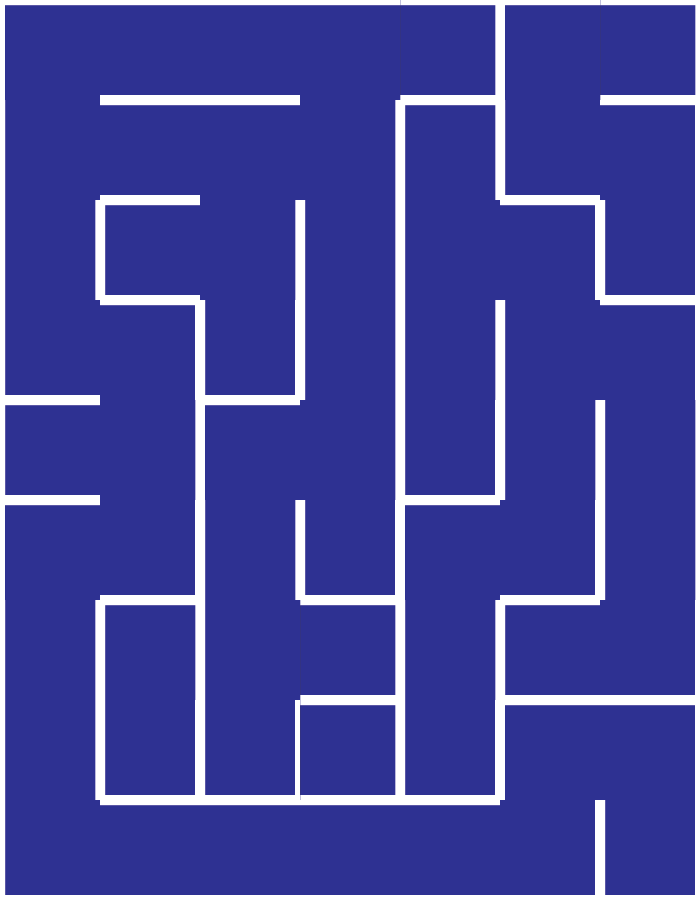

Below is a game level as drawn by its tile map, then a one-line description and the .tmx file that defines it, in full:
An orthogonal 7x9 tile map with 100x100 px tiles, 1 tile layer (Tile Layer 1).

<map version="1.10" tiledversion="1.10.0" orientation="orthogonal" renderorder="right-down" width="7" height="9" tilewidth="100" tileheight="100" infinite="0" nextlayerid="2" nextobjectid="1">
 <tileset firstgid="1" source="mazetile.tsx" />
 <layer id="1" name="Tile Layer 1" width="7" height="9">
  <data encoding="csv">
1,14,14,3,12,1,12,
5,14,3,6,11,4,2,
15,10,6,15,5,2,9,
7,2,9,15,15,5,2,
10,6,1,6,9,15,15,
1,8,15,9,1,8,15,
15,11,5,12,15,10,8,
15,9,9,12,9,1,2,
7,14,14,14,14,8,9
</data>
 </layer>
</map>